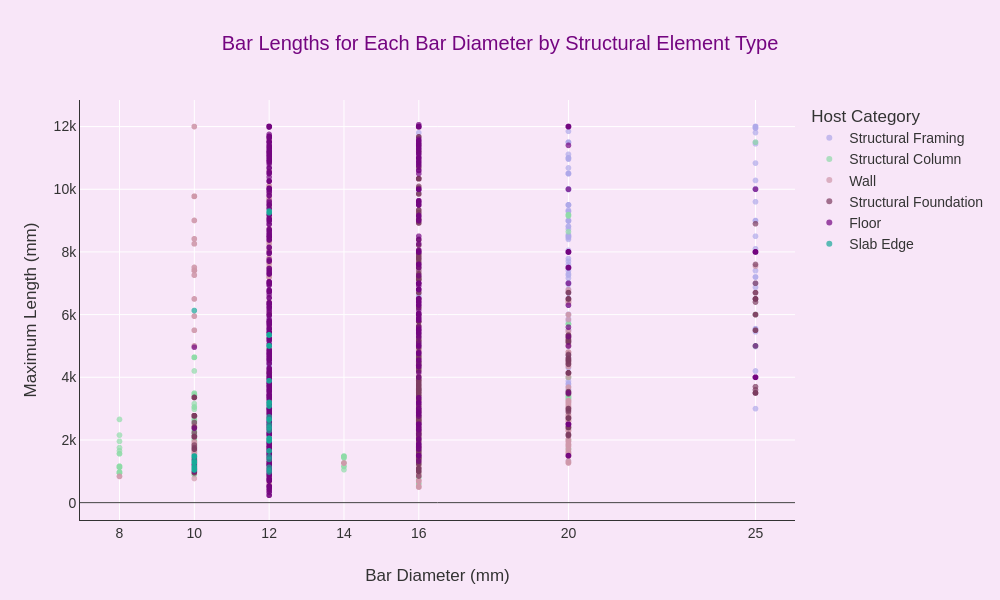

The notebook cell this image was saved under:
### Code cell
# Get the exact unique diameters used in your project (e.g., 8, 10, 12, 16, 25)
unique_diameters = sorted(df['Bar Diameter Num'].dropna().unique())

# 3. Create the scatter plot
fig_scatter = px.scatter(
    df,
    x='Bar Diameter Num',
    y='Maximum bar length Num',
    color='Host Category',       # Colors the dots based on Beam, Column, Wall, etc.
    title='Bar Lengths for Each Bar Diameter by Structural Element Type',
    labels={
        'Bar Diameter Num': 'Bar Diameter (mm)',
        'Maximum bar length Num': 'Maximum Length (mm)'
    },
    opacity=0.7,                 # Makes dots slightly transparent to see overlaps
    width=1000,                   
    height=600                   
)

# 4. Force the X-axis to ONLY show the actual used diameters (no multiples of 5)
fig_scatter.update_xaxes(tickvals=unique_diameters)

# Display the chart
fig_scatter.show()

### Figure 1 — Plotly figure (JSON) as saved in the notebook; plotly's stock layout.template omitted (floating-point values rounded to 4 significant figures; data arrays with more than 128 entries replaced by an {"elided": "..."} marker saying what was removed)
{"data": [{"hovertemplate": "Host Category=Structural Framing<br>Bar Diameter (mm)=%{x}<br>Maximum Length (mm)=%{y}<extra></extra>", "legendgroup": "Structural Framing", "marker": {"color": "#AFA9E9", "opacity": 0.7, "symbol": "circle"}, "mode": "markers", "name": "Structural Framing", "showlegend": true, "type": "scattergl", "x": {"elided": "749 int values"}, "xaxis": "x", "y": {"elided": "749 int values"}, "yaxis": "y"}, {"hovertemplate": "Host Category=Structural Column<br>Bar Diameter (mm)=%{x}<br>Maximum Length (mm)=%{y}<extra></extra>", "legendgroup": "Structural Column", "marker": {"color": "#8FDBA8", "opacity": 0.7, "symbol": "circle"}, "mode": "markers", "name": "Structural Column", "showlegend": true, "type": "scattergl", "x": {"elided": "972 int values"}, "xaxis": "x", "y": {"elided": "972 int values"}, "yaxis": "y"}, {"hovertemplate": "Host Category=Wall<br>Bar Diameter (mm)=%{x}<br>Maximum Length (mm)=%{y}<extra></extra>", "legendgroup": "Wall", "marker": {"color": "#CF98AA", "opacity": 0.7, "symbol": "circle"}, "mode": "markers", "name": "Wall", "showlegend": true, "type": "scattergl", "x": {"elided": "1571 int values"}, "xaxis": "x", "y": {"elided": "1571 int values"}, "yaxis": "y"}, {"hovertemplate": "Host Category=Structural Foundation<br>Bar Diameter (mm)=%{x}<br>Maximum Length (mm)=%{y}<extra></extra>", "legendgroup": "Structural Foundation", "marker": {"color": "#7C3C60", "opacity": 0.7, "symbol": "circle"}, "mode": "markers", "name": "Structural Foundation", "showlegend": true, "type": "scattergl", "x": {"elided": "1407 int values"}, "xaxis": "x", "y": {"elided": "1407 int values"}, "yaxis": "y"}, {"hovertemplate": "Host Category=Floor<br>Bar Diameter (mm)=%{x}<br>Maximum Length (mm)=%{y}<extra></extra>", "legendgroup": "Floor", "marker": {"color": "#740580", "opacity": 0.7, "symbol": "circle"}, "mode": "markers", "name": "Floor", "showlegend": true, "type": "scattergl", "x": {"elided": "1234 int values"}, "xaxis": "x", "y": {"elided": "1234 int values"}, "yaxis": "y"}, {"hovertemplate": "Host Category=Slab Edge<br>Bar Diameter (mm)=%{x}<br>Maximum Length (mm)=%{y}<extra></extra>", "legendgroup": "Slab Edge", "marker": {"color": "#18A999", "opacity": 0.7, "symbol": "circle"}, "mode": "markers", "name": "Slab Edge", "showlegend": true, "type": "scattergl", "x": [10, 10, 10, 10, 10, 10, 10, 10, 10, 10, 10, 10, 10, 10, 10, 10, 10, 10, 10, 10, 10, 10, 10, 10, 10, 12, 12, 12, 12, 12, 12, 12, 12, 12, 12, 12, 12, 12, 12, 12, 12, 12, 12, 12, 12, 12, 12, 12, 12, 12, 12, 12, 12, 12, 12, 12, 12, 12, 12, 12, 12, 12, 12, 12, 12, 12, 12, 12, 12, 12, 12, 12, 12, 12, 12, 12], "xaxis": "x", "y": [1043, 1070, 1277, 6130, 1147, 1296, 1296, 1482, 1482, 1484, 1484, 1482, 1482, 1483, 1481, 1284, 1284, 1043, 1076, 1157, 1096, 1115, 1344, 1070, 1072, 5000, 5000, 1650, 1650, 1991, 1988, 5000, 5011, 2414, 2738, 1974, 1971, 3195, 3195, 2030, 3195, 3195, 1464, 2500, 5350, 3100, 5350, 5350, 5350, 2650, 2650, 9250, 2300, 9250, 2050, 2050, 9300, 9300, 5350, 3080, 5350, 5350, 5350, 2650, 2650, 2050, 2050, 2380, 3889, 3889, 1998, 1999, 977, 1041, 1380, 1128], "yaxis": "y"}], "layout": {"height": 600, "legend": {"title": {"text": "Host Category"}, "tracegroupgap": 0}, "title": {"text": "Bar Lengths for Each Bar Diameter by Structural Element Type"}, "width": 1000, "xaxis": {"anchor": "y", "domain": [0, 1], "tickvals": [8, 10, 12, 14, 16, 20, 25], "title": {"text": "Bar Diameter (mm)"}}, "yaxis": {"anchor": "x", "domain": [0, 1], "title": {"text": "Maximum Length (mm)"}}}}
